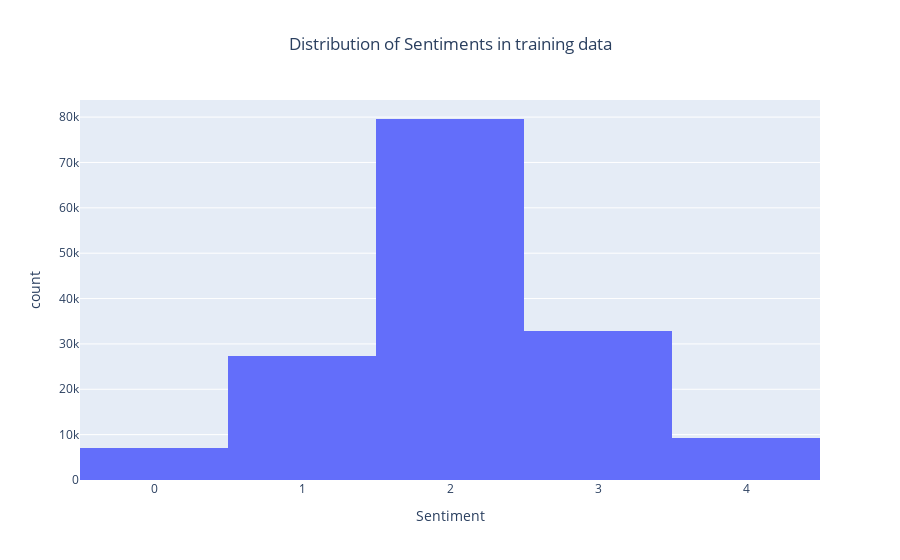

Here is the notebook cell this chart was saved with:
### Markdown cell above
As we can see below, most of the sentences are natural, and the data is almost normally distributed

### Code cell
fig = px.histogram(df, x='Sentiment', title='Distribution of Sentiments in training data')
fig.update_layout(title_x=0.5)

### Figure 1 — Plotly figure (JSON) as saved in the notebook; plotly's stock layout.template omitted (floating-point values rounded to 4 significant figures; data arrays with more than 128 entries replaced by an {"elided": "..."} marker saying what was removed)
{"data": [{"alignmentgroup": "True", "bingroup": "x", "hovertemplate": "Sentiment=%{x}<br>count=%{y}<extra></extra>", "legendgroup": "", "marker": {"color": "#636efa", "pattern": {"shape": ""}}, "name": "", "offsetgroup": "", "orientation": "v", "showlegend": false, "type": "histogram", "x": {"elided": "156060 int values"}, "xaxis": "x", "yaxis": "y"}], "layout": {"barmode": "relative", "legend": {"tracegroupgap": 0}, "title": {"text": "Distribution of Sentiments in training data", "x": 0.5}, "xaxis": {"anchor": "y", "domain": [0, 1], "title": {"text": "Sentiment"}}, "yaxis": {"anchor": "x", "domain": [0, 1], "title": {"text": "count"}}}}
